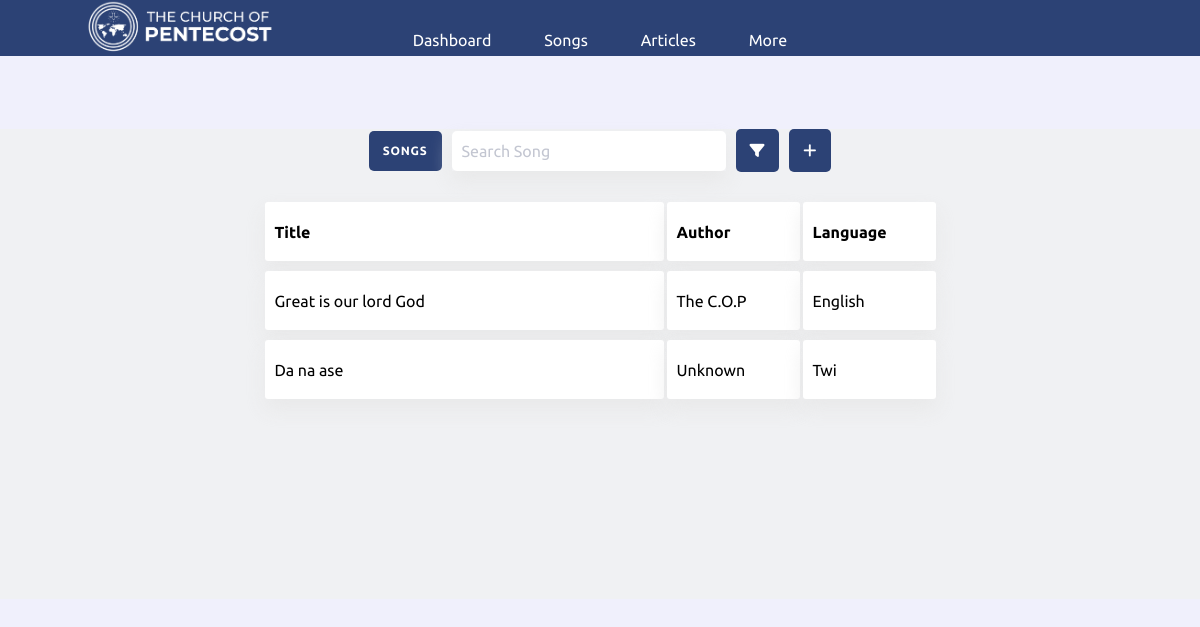
/author/songs (signed in), run on the app's committed database.
### thecop_app/models.py (models this page shows)
class Songs(models.Model):
    lyrics = models.TextField()
    author = models.CharField(max_length=100)
    language = models.CharField(max_length=100)
    title = models.CharField(max_length=100, default="Lyrics")

### thecop_app/author/views.py (the view)
# urls.py: path("songs", views.songs, name="author_songs"),
def songs(request):
    author = Author.objects.get(pk=request.session['author_id'])
    context = {
        "author": author,
        "songs": Songs.objects.all(),
        "songs_total": Songs.objects.all().count()
    }
    return render(request, 'thecop_app/author/songs.html', context)

### thecop_app/templates/thecop_app/author/songs.html (shortened to what this page needs)
<!DOCTYPE html>
<html lang="en">
{% load static %}
 <head>
    <link rel="stylesheet" href="{% static 'thecop_app/CSS/index.css' %}" />
    <link rel="stylesheet" href="{% static 'thecop_app/CSS/ananse.css' %}" />
      <link rel="stylesheet" href="{% static 'thecop_app/CSS/fa/allicons.css' %}">
    <link rel="stylesheet" href="{% static 'thecop_app/CSS/fa/icons.css' %}">
</head>
<body>
<header class="grid-header">
      <div class="logo">
          <img src="{% static 'thecop_app/images/The-Church-Of-Pentecost.png' %}" width=200/>
      </div>
      <div class="mid-div">
              <div class="nav-btn" onclick="window.open('{% url 'author_home' %}', '_self')">
                  <i class="fa-thin fa-gauge"></i>
                  <span>Dashboard</span>
              </div>
            <div class="nav-btn" onclick="window.open('{% url 'author_songs' %}', '_self')">
                  <i class="fa-thin fa-music"></i>
                  <span>Songs</span>
            </div>
          <div class="nav-btn" onclick="window.open('{% url 'author_articles' %}', '_self')">
                      <i class="fa-thin fa-newspaper"></i>
                     <span>Articles</span>
              </div>
          <div class="nav-btn" onclick="window.open('{% url 'author_home' %}', '_self')">
                  <i class="fa-thin fa-caret-down"></i>
                 <span>More</span>
          </div>
      </div>
</header>
<br><br><br>
<appbody style=" background-color: #f0f1f3 !important;">
     <div class="func-bar">
        <div class="tag">Songs</div>
        <div class="search-div">
            <input type="search" placeholder="Search Song">
        </div>
        <div class="tag"><i class="fa-thin fa-filter" style="font-size: 15px; font-weight:bold"></i></div>
        <div class="tag" onclick="openForm('form-admin')"><i class="fa-thin fa-add" style="font-size: 15px; font-weight:bold"></i></div>
    </div>
     <div class="custom-table-001">
        <div class="row">
            <div class="cell music-title"><b>Title</b></div>
            <div class="cell"><b>Author</b></div>
            <div class="cell"><b>Language</b></div>
        </div>
         {% for song in songs %}
            <div class="row">
                    <div class="cell music-title">{{song.title}}</div>
                    <div class="cell">{{song.author}}</div>
                    <div class="cell">{{song.language}}</div>
            </div>
         {% endfor %}
    </div>
</appbody>
</body>
</html>

### thecop_app/static/thecop_app/CSS/index.css (style rules this page uses)
* { padding: 0; margin: 0; box-sizing: border-box; font-family: 'Ubuntu', sans-serif; }
body { background-color: #e6e6fa99; overflow-x: hidden; }
.grid-header { z-index: 99; position: fixed; width: 100%; display: grid; grid-template-columns: 30% 40% 30%; align-items: center; height: 3.5em; background: #2C4275; top: 0; }
.grid-header div.logo { display: flex; flex-direction: row; align-items: center;justify-content: space-evenly; }
.grid-header div.mid-div { display: flex; flex-direction: row; align-items: center;justify-content: space-evenly; }
.grid-header div.mid-div div.nav-btn, .grid-header div.mid-div div.nav-btn.has-drop { display: flex; flex-direction: column; align-items: center; justify-content: center; gap: 5px; color: #FFFFFF; cursor: pointer; }
.custom-table-001 { flex-direction: column; display: flex; gap: 10px; align-items: center; justify-content: center; }
.custom-table-001 .row { display: flex; flex-direction: row; gap: 3px; }
.custom-table-001 .row .cell { padding: 10px 10px; width: 133px; height: 59px; display: flex; text-align: left; background: white; align-items: center; box-shadow: 0px 10px 20px 0px rgba(229, 229, 229, 0.75); border-radius: 3px; }
.custom-table-001 .row .cell.music-title { padding: 10px 10px; width: calc(133px*3); display: grid; text-align: left; background: white; align-items: center; box-shadow: 0px 10px 20px 0px rgba(229, 229, 229, 0.75); border-radius: 3px; }
.func-bar { flex-direction: row; display: flex; gap: 10px; align-items: center; justify-content: center; margin: 0 0 30px 0; }
.func-bar .tag { padding: 14px; border-radius: 5px; background-color: #2C4275; color: white; }
.func-bar .search-div { height: 40px; box-shadow: 0px 10px 20px 0px rgba(229, 229, 229, 0.75); }
.func-bar .search-div input { width: 100%; height: 100%; border-radius: 5px; border: 0px solid #2C4275; padding: 0 10px; }

### thecop_app/static/thecop_app/CSS/ananse.css (style rules this page uses)
* { padding: 0; margin: 0; box-sizing: border-box; font-family: 'Ubuntu', sans-serif; }
:root { --color-one: gold ; --color-two: #e91e63; --shadow: 0px 1px 5px -2px #9b8c8c; }
body { overflow-x: hidden; }
appbody { width: 100%; margin: 57px 0 100px 0; position: absolute; left: 0; padding-bottom: 200px; z-index: 0; }

### thecop_app/templates/thecop_app/author/songs.html (style rules this page uses)
body { font-family:calibri }

### data on the page
Songs: title "Great is our lord God", author "The C.O.P", language "English"
Songs: title "Da na ase", author "Unknown", language "Twi"
